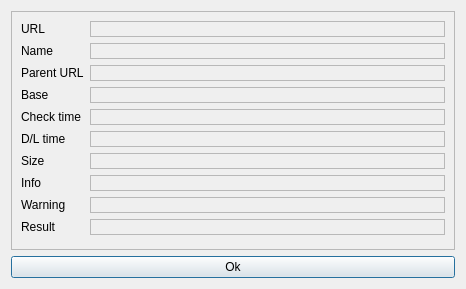
<?xml version="1.0" encoding="UTF-8"?>
<ui version="4.0">
 <class>PropertiesDialog</class>
 <widget class="QDialog" name="PropertiesDialog">
  <property name="windowModality">
   <enum>Qt::ApplicationModal</enum>
  </property>
  <property name="geometry">
   <rect>
    <x>0</x>
    <y>0</y>
    <width>466</width>
    <height>289</height>
   </rect>
  </property>
  <property name="windowTitle">
   <string>LinkChecker URL properties</string>
  </property>
  <layout class="QVBoxLayout" name="verticalLayout">
   <item>
    <widget class="QFrame" name="frame">
     <property name="frameShape">
      <enum>QFrame::StyledPanel</enum>
     </property>
     <property name="frameShadow">
      <enum>QFrame::Raised</enum>
     </property>
     <layout class="QFormLayout" name="formLayout">
      <property name="fieldGrowthPolicy">
       <enum>QFormLayout::ExpandingFieldsGrow</enum>
      </property>
      <item row="0" column="0">
       <widget class="QLabel" name="label_2">
        <property name="text">
         <string>URL</string>
        </property>
       </widget>
      </item>
      <item row="0" column="1">
       <widget class="QLabel" name="prop_url">
        <property name="sizePolicy">
         <sizepolicy hsizetype="MinimumExpanding" vsizetype="Preferred">
          <horstretch>0</horstretch>
          <verstretch>0</verstretch>
         </sizepolicy>
        </property>
        <property name="frameShape">
         <enum>QFrame::StyledPanel</enum>
        </property>
        <property name="frameShadow">
         <enum>QFrame::Sunken</enum>
        </property>
        <property name="text">
         <string/>
        </property>
        <property name="textFormat">
         <enum>Qt::RichText</enum>
        </property>
        <property name="openExternalLinks">
         <bool>true</bool>
        </property>
       </widget>
      </item>
      <item row="1" column="0">
       <widget class="QLabel" name="label_3">
        <property name="text">
         <string>Name</string>
        </property>
       </widget>
      </item>
      <item row="1" column="1">
       <widget class="QLabel" name="prop_name">
        <property name="sizePolicy">
         <sizepolicy hsizetype="MinimumExpanding" vsizetype="Preferred">
          <horstretch>0</horstretch>
          <verstretch>0</verstretch>
         </sizepolicy>
        </property>
        <property name="frameShape">
         <enum>QFrame::StyledPanel</enum>
        </property>
        <property name="frameShadow">
         <enum>QFrame::Sunken</enum>
        </property>
        <property name="text">
         <string/>
        </property>
        <property name="textFormat">
         <enum>Qt::PlainText</enum>
        </property>
       </widget>
      </item>
      <item row="2" column="0">
       <widget class="QLabel" name="label_4">
        <property name="text">
         <string>Parent URL</string>
        </property>
       </widget>
      </item>
      <item row="2" column="1">
       <widget class="QLabel" name="prop_parenturl">
        <property name="sizePolicy">
         <sizepolicy hsizetype="MinimumExpanding" vsizetype="Preferred">
          <horstretch>0</horstretch>
          <verstretch>0</verstretch>
         </sizepolicy>
        </property>
        <property name="frameShape">
         <enum>QFrame::StyledPanel</enum>
        </property>
        <property name="frameShadow">
         <enum>QFrame::Sunken</enum>
        </property>
        <property name="text">
         <string/>
        </property>
        <property name="textFormat">
         <enum>Qt::RichText</enum>
        </property>
        <property name="openExternalLinks">
         <bool>true</bool>
        </property>
       </widget>
      </item>
      <item row="3" column="0">
       <widget class="QLabel" name="label_5">
        <property name="text">
         <string>Base</string>
        </property>
       </widget>
      </item>
      <item row="3" column="1">
       <widget class="QLabel" name="prop_base">
        <property name="sizePolicy">
         <sizepolicy hsizetype="MinimumExpanding" vsizetype="Preferred">
          <horstretch>0</horstretch>
          <verstretch>0</verstretch>
         </sizepolicy>
        </property>
        <property name="frameShape">
         <enum>QFrame::StyledPanel</enum>
        </property>
        <property name="frameShadow">
         <enum>QFrame::Sunken</enum>
        </property>
        <property name="text">
         <string/>
        </property>
        <property name="textFormat">
         <enum>Qt::RichText</enum>
        </property>
        <property name="openExternalLinks">
         <bool>false</bool>
        </property>
       </widget>
      </item>
      <item row="4" column="0">
       <widget class="QLabel" name="label_7">
        <property name="text">
         <string>Check time</string>
        </property>
       </widget>
      </item>
      <item row="4" column="1">
       <widget class="QLabel" name="prop_checktime">
        <property name="sizePolicy">
         <sizepolicy hsizetype="MinimumExpanding" vsizetype="Preferred">
          <horstretch>0</horstretch>
          <verstretch>0</verstretch>
         </sizepolicy>
        </property>
        <property name="frameShape">
         <enum>QFrame::StyledPanel</enum>
        </property>
        <property name="frameShadow">
         <enum>QFrame::Sunken</enum>
        </property>
        <property name="text">
         <string/>
        </property>
        <property name="textFormat">
         <enum>Qt::PlainText</enum>
        </property>
       </widget>
      </item>
      <item row="5" column="0">
       <widget class="QLabel" name="label_8">
        <property name="text">
         <string>D/L time</string>
        </property>
       </widget>
      </item>
      <item row="5" column="1">
       <widget class="QLabel" name="prop_dltime">
        <property name="sizePolicy">
         <sizepolicy hsizetype="MinimumExpanding" vsizetype="Preferred">
          <horstretch>0</horstretch>
          <verstretch>0</verstretch>
         </sizepolicy>
        </property>
        <property name="frameShape">
         <enum>QFrame::StyledPanel</enum>
        </property>
        <property name="frameShadow">
         <enum>QFrame::Sunken</enum>
        </property>
        <property name="text">
         <string/>
        </property>
        <property name="textFormat">
         <enum>Qt::PlainText</enum>
        </property>
       </widget>
      </item>
      <item row="6" column="0">
       <widget class="QLabel" name="label_9">
        <property name="text">
         <string>Size</string>
        </property>
       </widget>
      </item>
      <item row="6" column="1">
       <widget class="QLabel" name="prop_size">
        <property name="sizePolicy">
         <sizepolicy hsizetype="MinimumExpanding" vsizetype="Preferred">
          <horstretch>0</horstretch>
          <verstretch>0</verstretch>
         </sizepolicy>
        </property>
        <property name="frameShape">
         <enum>QFrame::StyledPanel</enum>
        </property>
        <property name="frameShadow">
         <enum>QFrame::Sunken</enum>
        </property>
        <property name="text">
         <string/>
        </property>
        <property name="textFormat">
         <enum>Qt::PlainText</enum>
        </property>
       </widget>
      </item>
      <item row="7" column="0">
       <widget class="QLabel" name="label_10">
        <property name="text">
         <string>Info</string>
        </property>
       </widget>
      </item>
      <item row="7" column="1">
       <widget class="QLabel" name="prop_info">
        <property name="sizePolicy">
         <sizepolicy hsizetype="MinimumExpanding" vsizetype="Preferred">
          <horstretch>0</horstretch>
          <verstretch>0</verstretch>
         </sizepolicy>
        </property>
        <property name="frameShape">
         <enum>QFrame::StyledPanel</enum>
        </property>
        <property name="frameShadow">
         <enum>QFrame::Sunken</enum>
        </property>
        <property name="text">
         <string/>
        </property>
        <property name="textFormat">
         <enum>Qt::PlainText</enum>
        </property>
        <property name="wordWrap">
         <bool>true</bool>
        </property>
       </widget>
      </item>
      <item row="8" column="0">
       <widget class="QLabel" name="label_11">
        <property name="text">
         <string>Warning</string>
        </property>
       </widget>
      </item>
      <item row="8" column="1">
       <widget class="QLabel" name="prop_warning">
        <property name="sizePolicy">
         <sizepolicy hsizetype="MinimumExpanding" vsizetype="Preferred">
          <horstretch>0</horstretch>
          <verstretch>0</verstretch>
         </sizepolicy>
        </property>
        <property name="frameShape">
         <enum>QFrame::StyledPanel</enum>
        </property>
        <property name="frameShadow">
         <enum>QFrame::Sunken</enum>
        </property>
        <property name="text">
         <string/>
        </property>
        <property name="textFormat">
         <enum>Qt::PlainText</enum>
        </property>
        <property name="scaledContents">
         <bool>true</bool>
        </property>
        <property name="wordWrap">
         <bool>true</bool>
        </property>
       </widget>
      </item>
      <item row="9" column="0">
       <widget class="QLabel" name="label_12">
        <property name="text">
         <string>Result</string>
        </property>
       </widget>
      </item>
      <item row="9" column="1">
       <widget class="QLabel" name="prop_result">
        <property name="sizePolicy">
         <sizepolicy hsizetype="MinimumExpanding" vsizetype="Preferred">
          <horstretch>0</horstretch>
          <verstretch>0</verstretch>
         </sizepolicy>
        </property>
        <property name="frameShape">
         <enum>QFrame::StyledPanel</enum>
        </property>
        <property name="frameShadow">
         <enum>QFrame::Sunken</enum>
        </property>
        <property name="text">
         <string/>
        </property>
        <property name="textFormat">
         <enum>Qt::PlainText</enum>
        </property>
       </widget>
      </item>
     </layout>
    </widget>
   </item>
   <item>
    <widget class="QPushButton" name="okButton">
     <property name="sizePolicy">
      <sizepolicy hsizetype="Minimum" vsizetype="Fixed">
       <horstretch>0</horstretch>
       <verstretch>0</verstretch>
      </sizepolicy>
     </property>
     <property name="text">
      <string>Ok</string>
     </property>
    </widget>
   </item>
  </layout>
 </widget>
 <resources/>
 <connections/>
</ui>
